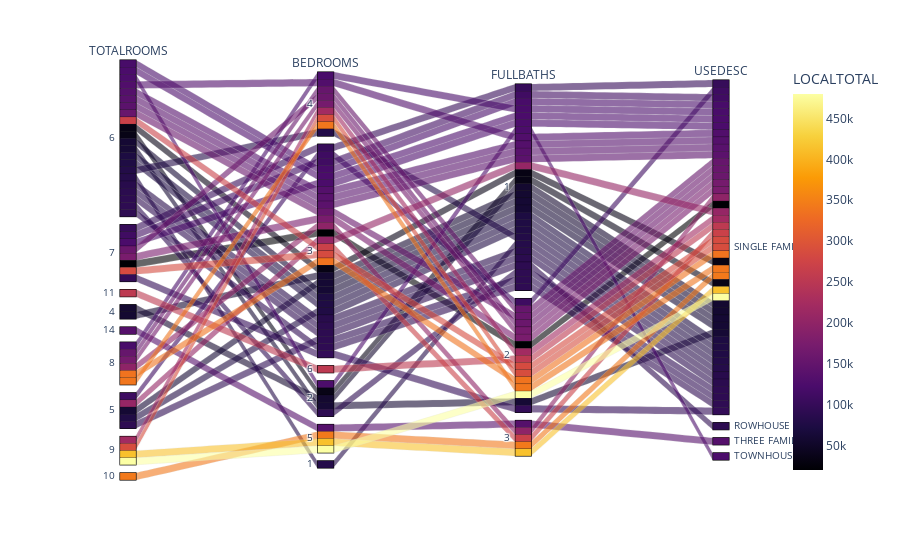

Here is the notebook cell this chart was saved with:
### Markdown cell above
### Plot Data

### Code cell
# Plot data
px.parallel_categories(
    data,
    dimensions=["TOTALROOMS", "BEDROOMS", "FULLBATHS","USEDESC"],
    color="LOCALTOTAL",
    color_continuous_scale=px.colors.sequential.Inferno
)

### Figure 1 — Plotly figure (JSON) as saved in the notebook; plotly's stock layout.template omitted (floating-point values rounded to 4 significant figures)
{"data": [{"dimensions": [{"label": "TOTALROOMS", "values": [6.0, 6.0, 7.0, 6.0, 11.0, 7.0, 6.0, 6.0, 4.0, 6.0, 14.0, 8.0, 8.0, 6.0, 5.0, 6.0, 4.0, 9.0, 5.0, 6.0, 9.0, 5.0, 8.0, 6.0, 6.0, 6.0, 6.0, 10.0, 6.0, 7.0, 6.0, 7.0, 9.0, 8.0, 7.0, 6.0, 7.0, 6.0, 5.0, 9.0, 8.0, 6.0, 6.0, 7.0, 8.0, 6.0, 6.0, 7.0, 6.0, 5.0]}, {"label": "BEDROOMS", "values": [4.0, 4.0, 3.0, 3.0, 6.0, 3.0, 3.0, 3.0, 3.0, 2.0, 5.0, 4.0, 4.0, 3.0, 3.0, 1.0, 2.0, 5.0, 3.0, 3.0, 4.0, 3.0, 4.0, 2.0, 3.0, 2.0, 3.0, 5.0, 3.0, 3.0, 3.0, 3.0, 4.0, 3.0, 3.0, 3.0, 3.0, 2.0, 3.0, 5.0, 4.0, 3.0, 3.0, 3.0, 3.0, 3.0, 3.0, 4.0, 3.0, 3.0]}, {"label": "FULLBATHS", "values": [1.0, 1.0, 2.0, 1.0, 2.0, 1.0, 1.0, 1.0, 1.0, 2.0, 3.0, 2.0, 2.0, 1.0, 2.0, 1.0, 1.0, 3.0, 1.0, 1.0, 2.0, 1.0, 2.0, 1.0, 1.0, 1.0, 1.0, 3.0, 1.0, 2.0, 2.0, 2.0, 2.0, 2.0, 1.0, 1.0, 2.0, 1.0, 1.0, 2.0, 1.0, 1.0, 1.0, 1.0, 3.0, 1.0, 1.0, 2.0, 3.0, 1.0]}, {"label": "USEDESC", "values": ["SINGLE FAMILY", "SINGLE FAMILY", "SINGLE FAMILY", "SINGLE FAMILY", "SINGLE FAMILY", "SINGLE FAMILY", "ROWHOUSE", "SINGLE FAMILY", "SINGLE FAMILY", "SINGLE FAMILY", "THREE FAMILY", "SINGLE FAMILY", "SINGLE FAMILY", "SINGLE FAMILY", "SINGLE FAMILY", "SINGLE FAMILY", "SINGLE FAMILY", "SINGLE FAMILY", "SINGLE FAMILY", "SINGLE FAMILY", "SINGLE FAMILY", "SINGLE FAMILY", "SINGLE FAMILY", "SINGLE FAMILY", "SINGLE FAMILY", "SINGLE FAMILY", "SINGLE FAMILY", "SINGLE FAMILY", "SINGLE FAMILY", "SINGLE FAMILY", "SINGLE FAMILY", "SINGLE FAMILY", "SINGLE FAMILY", "SINGLE FAMILY", "SINGLE FAMILY", "SINGLE FAMILY", "SINGLE FAMILY", "TOWNHOUSE", "SINGLE FAMILY", "SINGLE FAMILY", "SINGLE FAMILY", "SINGLE FAMILY", "SINGLE FAMILY", "SINGLE FAMILY", "SINGLE FAMILY", "SINGLE FAMILY", "SINGLE FAMILY", "SINGLE FAMILY", "SINGLE FAMILY", "SINGLE FAMILY"]}], "domain": {"x": [0.0, 1.0], "y": [0.0, 1.0]}, "line": {"color": [130100, 80000, 285000, 88500, 254100, 100000, 90600, 123100, 58100, 60900, 134600, 153400, 169700, 133800, 109600, 81900, 57100, 414100, 91500, 138200, 220700, 76400, 340300, 35400, 140700, 91300, 92700, 343400, 84900, 20000, 155500, 97400, 287700, 336900, 123800, 60300, 174300, 124500, 60000, 480000, 121000, 75000, 72900, 111300, 198600, 120000, 33800, 158000, 270000, 206500], "coloraxis": "coloraxis"}, "name": "", "type": "parcats"}], "layout": {"coloraxis": {"colorbar": {"title": {"text": "LOCALTOTAL"}}, "colorscale": [[0.0, "#000004"], [0.1111, "#1b0c41"], [0.2222, "#4a0c6b"], [0.3333, "#781c6d"], [0.4444, "#a52c60"], [0.5556, "#cf4446"], [0.6667, "#ed6925"], [0.7778, "#fb9b06"], [0.8889, "#f7d13d"], [1.0, "#fcffa4"]]}, "legend": {"tracegroupgap": 0}, "margin": {"t": 60}}}
